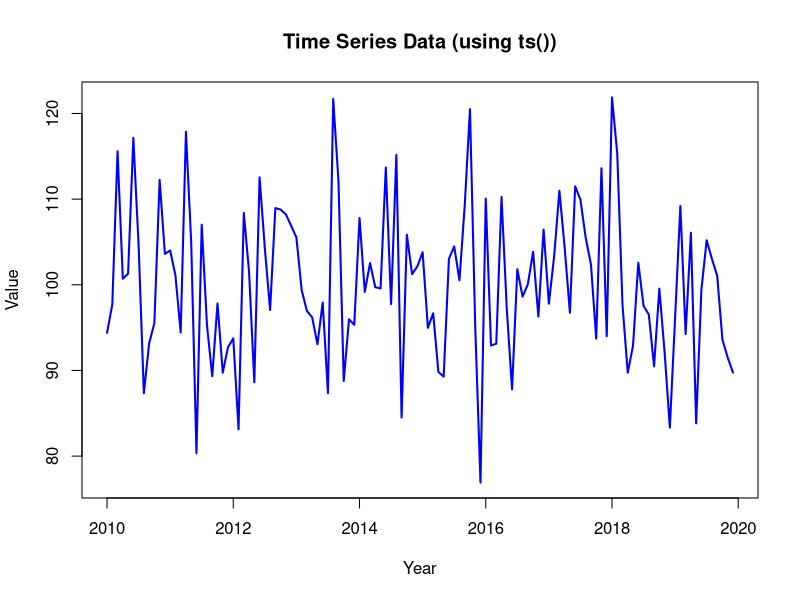
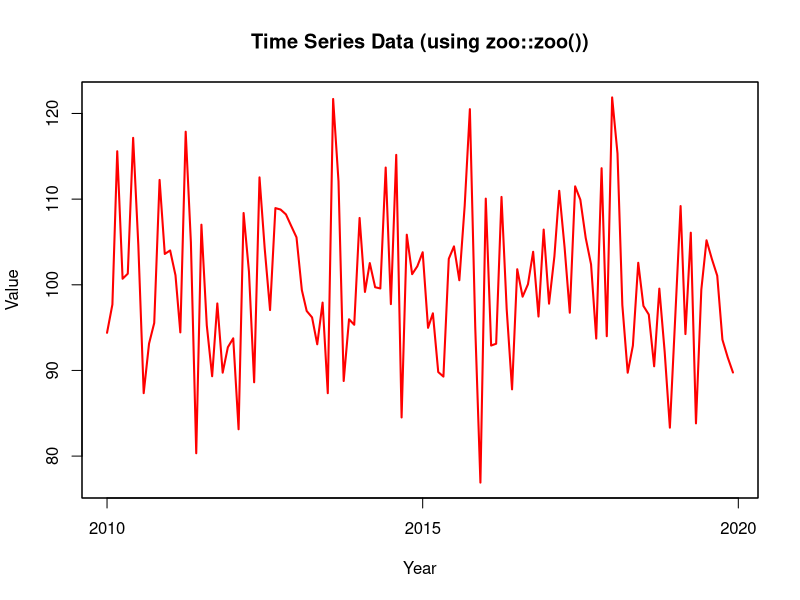
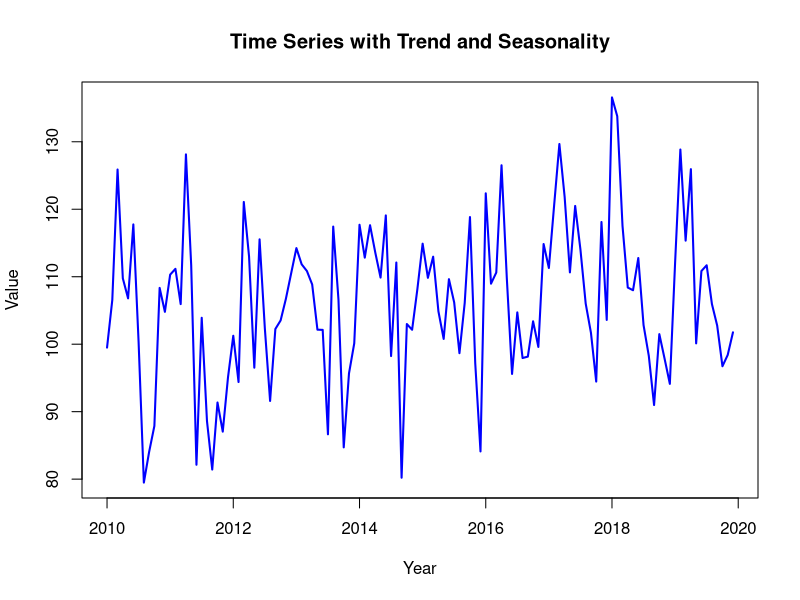
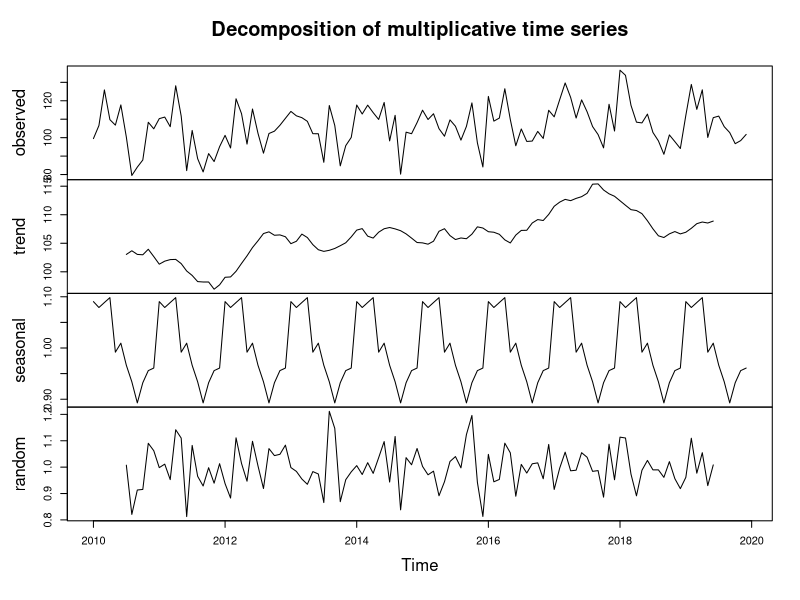
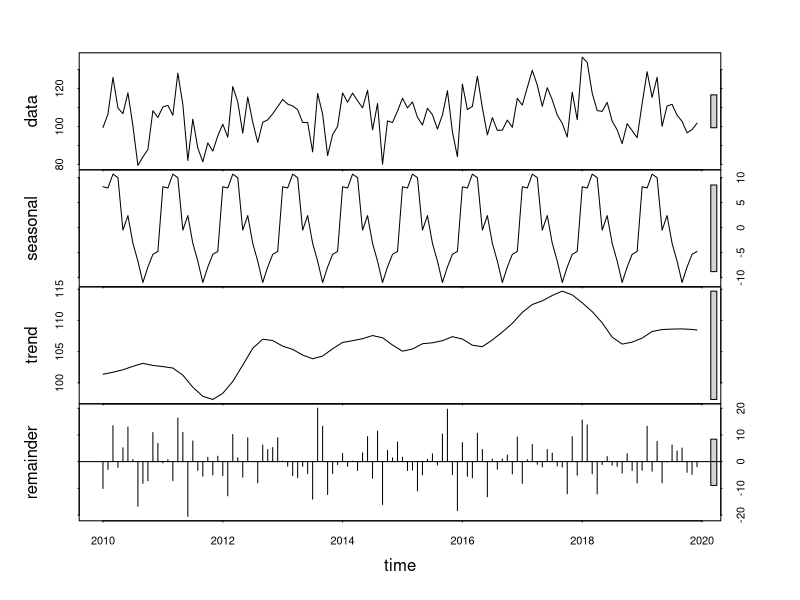
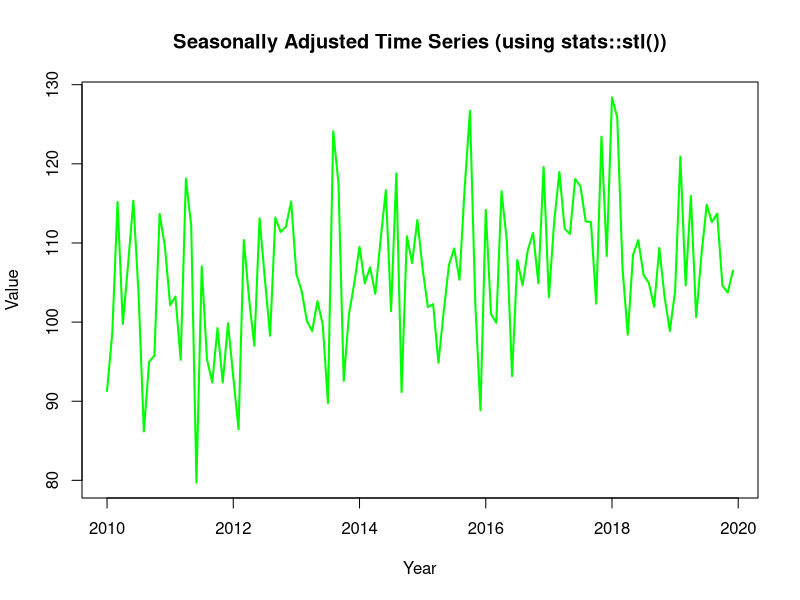

Source code (R) for these figures, in order:
# Load necessary libraries
install.packages(c("zoo", "forecast"))
library(zoo)       # For advanced time series handling
library(forecast)  # For time series forecasting and decomposition

# Set working directory (adjust the path as needed)
setwd("your/working/directory/path")

### 1. Creating Time Series Objects

# Generate sample time series data
set.seed(123)  # For reproducibility
time_series_data <- rnorm(120, mean = 100, sd = 10)  # 120 monthly observations

# Create a time series object using `ts()` - monthly data over 10 years
ts_data <- ts(time_series_data, start = c(2010, 1), frequency = 12)  # Start in January 2010

# Print the time series object
print("Time Series Object (using ts()):")
print(ts_data)

# Plot the time series data
plot(ts_data, main = "Time Series Data (using ts())", xlab = "Year", ylab = "Value", col = "blue", lwd = 2)

# Create a time series object using `zoo::zoo()`
zoo_data <- zoo(time_series_data, order.by = as.Date(seq(from = as.Date("2010-01-01"), by = "month", length.out = 120)))

# Print the `zoo` time series object
print("Time Series Object (using zoo::zoo()):")
print(zoo_data)

# Plot the `zoo` time series data
plot(zoo_data, main = "Time Series Data (using zoo::zoo())", xlab = "Year", ylab = "Value", col = "red", lwd = 2)

### 2. Time Series Decomposition and Seasonal Adjustment

# Add seasonality and trend to the data
trend <- 0.1 * (1:120)  # Simple linear trend
seasonality <- 10 * sin(2 * pi * (1:120) / 12)  # Seasonal component

# Generate time series with trend and seasonality
ts_data_with_trend_season <- ts_data + trend + seasonality

# Plot the original time series with trend and seasonality
plot(ts_data_with_trend_season, main = "Time Series with Trend and Seasonality", xlab = "Year", ylab = "Value", col = "blue", lwd = 2)

# a) Decomposition using `forecast::decompose()`
decomposed_data <- decompose(ts_data_with_trend_season, type = "multiplicative")  # Multiplicative decomposition

# Plot decomposed components
print("Decomposed Time Series using forecast::decompose():")
plot(decomposed_data)

# b) Seasonal and Trend Decomposition using Loess (`stats::stl()`)
stl_decomposition <- stl(ts_data_with_trend_season, s.window = "periodic")

# Plot STL decomposition components
print("STL Decomposition using stats::stl():")
plot(stl_decomposition)

# Extract and plot the seasonally adjusted series from STL decomposition
seasonally_adjusted <- seasadj(stl_decomposition)

plot(seasonally_adjusted, main = "Seasonally Adjusted Time Series (using stats::stl())", xlab = "Year", ylab = "Value", col = "green", lwd = 2)

### Conclusion
print("Time series objects, decomposition, and seasonal adjustment complete.")
